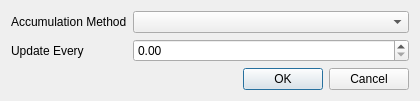
<?xml version="1.0" encoding="UTF-8"?>
<ui version="4.0">
 <class>LiveDataDialog</class>
 <widget class="QDialog" name="LiveDataDialog">
  <property name="geometry">
   <rect>
    <x>0</x>
    <y>0</y>
    <width>420</width>
    <height>96</height>
   </rect>
  </property>
  <property name="windowTitle">
   <string>Live Data Options</string>
  </property>
  <layout class="QFormLayout" name="layoutLive">
   <item row="0" column="0">
    <widget class="QLabel" name="labelAccMethod">
     <property name="text">
      <string>Accumulation Method</string>
     </property>
     <property name="buddy">
      <cstring>comboAccMethod</cstring>
     </property>
    </widget>
   </item>
   <item row="0" column="1">
    <widget class="QComboBox" name="comboAccMethod"/>
   </item>
   <item row="1" column="0">
    <widget class="QLabel" name="labelFrequency">
     <property name="text">
      <string>Update Every</string>
     </property>
     <property name="buddy">
      <cstring>dspinFrequency</cstring>
     </property>
    </widget>
   </item>
   <item row="1" column="1">
    <widget class="QDoubleSpinBox" name="dspinFrequency">
     <property name="singleStep">
      <double>0.500000000000000</double>
     </property>
    </widget>
   </item>
   <item row="2" column="0" colspan="2">
    <widget class="QDialogButtonBox" name="buttonsLive">
     <property name="orientation">
      <enum>Qt::Horizontal</enum>
     </property>
     <property name="standardButtons">
      <set>QDialogButtonBox::Cancel|QDialogButtonBox::Ok</set>
     </property>
    </widget>
   </item>
  </layout>
 </widget>
 <resources/>
 <connections>
  <connection>
   <sender>buttonsLive</sender>
   <signal>accepted()</signal>
   <receiver>LiveDataDialog</receiver>
   <slot>accept()</slot>
   <hints>
    <hint type="sourcelabel">
     <x>248</x>
     <y>254</y>
    </hint>
    <hint type="destinationlabel">
     <x>157</x>
     <y>274</y>
    </hint>
   </hints>
  </connection>
  <connection>
   <sender>buttonsLive</sender>
   <signal>rejected()</signal>
   <receiver>LiveDataDialog</receiver>
   <slot>reject()</slot>
   <hints>
    <hint type="sourcelabel">
     <x>316</x>
     <y>260</y>
    </hint>
    <hint type="destinationlabel">
     <x>286</x>
     <y>274</y>
    </hint>
   </hints>
  </connection>
 </connections>
</ui>
